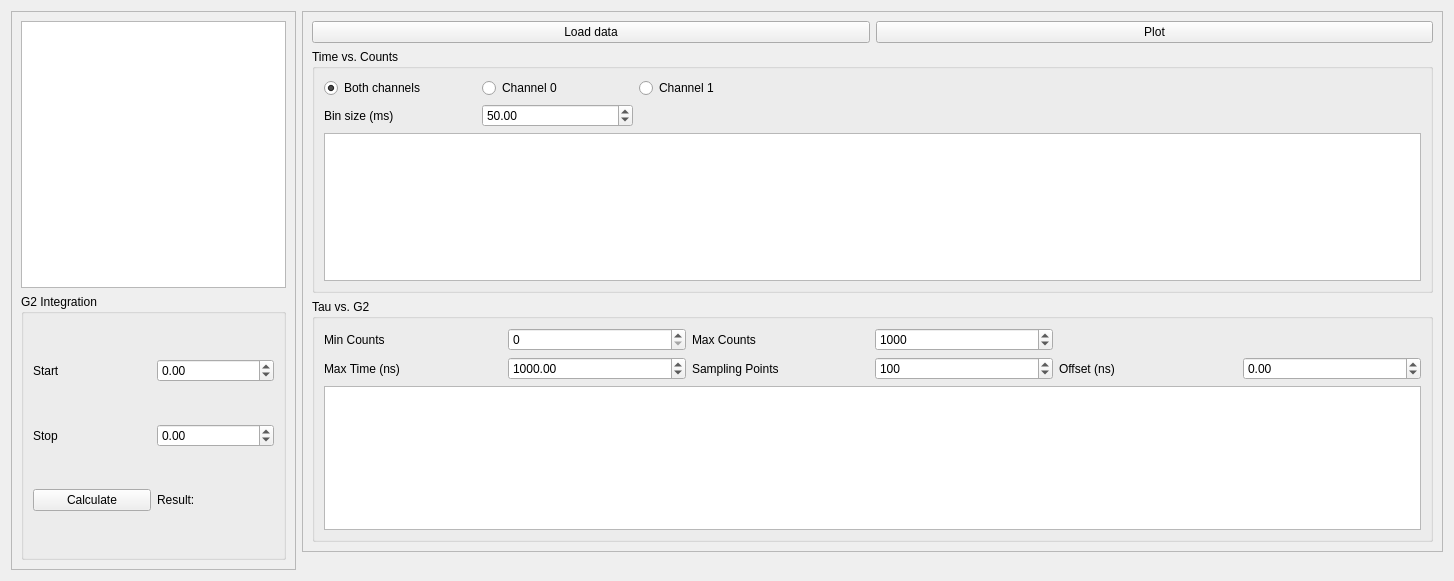
<?xml version="1.0" encoding="UTF-8"?>
<ui version="4.0">
 <class>Form</class>
 <widget class="QWidget" name="Form">
  <property name="geometry">
   <rect>
    <x>0</x>
    <y>0</y>
    <width>1454</width>
    <height>581</height>
   </rect>
  </property>
  <property name="windowTitle">
   <string>G2 Analysis</string>
  </property>
  <layout class="QGridLayout" name="gridLayout">
   <item row="0" column="0" rowspan="4">
    <widget class="QFrame" name="frame">
     <property name="sizePolicy">
      <sizepolicy hsizetype="Preferred" vsizetype="Preferred">
       <horstretch>1</horstretch>
       <verstretch>0</verstretch>
      </sizepolicy>
     </property>
     <property name="frameShape">
      <enum>QFrame::StyledPanel</enum>
     </property>
     <property name="frameShadow">
      <enum>QFrame::Raised</enum>
     </property>
     <layout class="QVBoxLayout" name="verticalLayout">
      <item>
       <widget class="QTextBrowser" name="textBrowser">
        <property name="sizePolicy">
         <sizepolicy hsizetype="Expanding" vsizetype="Expanding">
          <horstretch>0</horstretch>
          <verstretch>2</verstretch>
         </sizepolicy>
        </property>
       </widget>
      </item>
      <item>
       <widget class="QGroupBox" name="integration_groupBox">
        <property name="sizePolicy">
         <sizepolicy hsizetype="Preferred" vsizetype="Preferred">
          <horstretch>0</horstretch>
          <verstretch>2</verstretch>
         </sizepolicy>
        </property>
        <property name="title">
         <string>G2 Integration</string>
        </property>
        <layout class="QGridLayout" name="gridLayout_2">
         <item row="3" column="1">
          <widget class="QLabel" name="integration_result_label">
           <property name="text">
            <string>Result: </string>
           </property>
          </widget>
         </item>
         <item row="3" column="0">
          <widget class="QPushButton" name="calculate_integration_pushButton">
           <property name="text">
            <string>Calculate</string>
           </property>
          </widget>
         </item>
         <item row="1" column="1">
          <widget class="QDoubleSpinBox" name="start_integration_doubleSpinBox">
           <property name="minimum">
            <double>-10000000000000000.000000000000000</double>
           </property>
           <property name="maximum">
            <double>10000000000000000.000000000000000</double>
           </property>
          </widget>
         </item>
         <item row="1" column="0">
          <widget class="QLabel" name="label">
           <property name="text">
            <string>Start</string>
           </property>
          </widget>
         </item>
         <item row="2" column="0">
          <widget class="QLabel" name="label_2">
           <property name="text">
            <string>Stop</string>
           </property>
          </widget>
         </item>
         <item row="2" column="1">
          <widget class="QDoubleSpinBox" name="stop_integration_doubleSpinBox">
           <property name="minimum">
            <double>-10000000000000000.000000000000000</double>
           </property>
           <property name="maximum">
            <double>10000000000000000.000000000000000</double>
           </property>
          </widget>
         </item>
        </layout>
       </widget>
      </item>
     </layout>
    </widget>
   </item>
   <item row="0" column="1">
    <widget class="QFrame" name="frame_2">
     <property name="sizePolicy">
      <sizepolicy hsizetype="Preferred" vsizetype="Preferred">
       <horstretch>4</horstretch>
       <verstretch>0</verstretch>
      </sizepolicy>
     </property>
     <property name="frameShape">
      <enum>QFrame::StyledPanel</enum>
     </property>
     <property name="frameShadow">
      <enum>QFrame::Raised</enum>
     </property>
     <layout class="QGridLayout" name="gridLayout_5">
      <item row="0" column="0">
       <widget class="QPushButton" name="load_data_pushButton">
        <property name="text">
         <string>Load data</string>
        </property>
       </widget>
      </item>
      <item row="0" column="1">
       <widget class="QPushButton" name="plot_pushButton">
        <property name="text">
         <string>Plot</string>
        </property>
       </widget>
      </item>
      <item row="1" column="0" colspan="2">
       <widget class="QGroupBox" name="groupBox">
        <property name="sizePolicy">
         <sizepolicy hsizetype="Expanding" vsizetype="Expanding">
          <horstretch>0</horstretch>
          <verstretch>2</verstretch>
         </sizepolicy>
        </property>
        <property name="title">
         <string>Time vs. Counts</string>
        </property>
        <layout class="QGridLayout" name="gridLayout_3">
         <item row="1" column="0">
          <widget class="QLabel" name="label_3">
           <property name="text">
            <string>Bin size (ms)</string>
           </property>
          </widget>
         </item>
         <item row="1" column="1">
          <widget class="QDoubleSpinBox" name="counts_bin_size_doubleSpinBox">
           <property name="maximum">
            <double>10000000000000000.000000000000000</double>
           </property>
           <property name="value">
            <double>50.000000000000000</double>
           </property>
          </widget>
         </item>
         <item row="3" column="0" colspan="7">
          <widget class="PlotWidget" name="counts_plotWidget">
           <property name="sizePolicy">
            <sizepolicy hsizetype="Expanding" vsizetype="Expanding">
             <horstretch>0</horstretch>
             <verstretch>0</verstretch>
            </sizepolicy>
           </property>
          </widget>
         </item>
         <item row="0" column="0">
          <widget class="QRadioButton" name="both_channels_radioButton">
           <property name="text">
            <string>Both channels</string>
           </property>
           <property name="checked">
            <bool>true</bool>
           </property>
          </widget>
         </item>
         <item row="0" column="2">
          <widget class="QRadioButton" name="channel1_radioButton">
           <property name="text">
            <string>Channel 1</string>
           </property>
          </widget>
         </item>
         <item row="0" column="1">
          <widget class="QRadioButton" name="channel0_radioButton">
           <property name="text">
            <string>Channel 0</string>
           </property>
          </widget>
         </item>
        </layout>
       </widget>
      </item>
      <item row="2" column="0" colspan="2">
       <widget class="QGroupBox" name="groupBox_2">
        <property name="sizePolicy">
         <sizepolicy hsizetype="Expanding" vsizetype="Expanding">
          <horstretch>0</horstretch>
          <verstretch>2</verstretch>
         </sizepolicy>
        </property>
        <property name="title">
         <string>Tau vs. G2</string>
        </property>
        <layout class="QGridLayout" name="gridLayout_4">
         <item row="1" column="0">
          <widget class="QLabel" name="label_4">
           <property name="text">
            <string>Max Time (ns) </string>
           </property>
          </widget>
         </item>
         <item row="1" column="5">
          <widget class="QDoubleSpinBox" name="offset_doubleSpinBox">
           <property name="minimum">
            <double>-10000000000000000.000000000000000</double>
           </property>
           <property name="maximum">
            <double>10000000000000000.000000000000000</double>
           </property>
          </widget>
         </item>
         <item row="1" column="1">
          <widget class="QDoubleSpinBox" name="max_time_doubleSpinBox">
           <property name="maximum">
            <double>10000000000000000.000000000000000</double>
           </property>
           <property name="value">
            <double>1000.000000000000000</double>
           </property>
          </widget>
         </item>
         <item row="1" column="2">
          <widget class="QLabel" name="label_5">
           <property name="text">
            <string>Sampling Points</string>
           </property>
          </widget>
         </item>
         <item row="1" column="4">
          <widget class="QLabel" name="label_6">
           <property name="text">
            <string>Offset (ns)</string>
           </property>
          </widget>
         </item>
         <item row="0" column="3">
          <widget class="QSpinBox" name="max_counts_spinBox">
           <property name="maximum">
            <number>999999999</number>
           </property>
           <property name="value">
            <number>1000</number>
           </property>
          </widget>
         </item>
         <item row="1" column="3">
          <widget class="QSpinBox" name="sampling_points_spinBox">
           <property name="maximum">
            <number>999999999</number>
           </property>
           <property name="value">
            <number>100</number>
           </property>
           <property name="displayIntegerBase">
            <number>10</number>
           </property>
          </widget>
         </item>
         <item row="0" column="2">
          <widget class="QLabel" name="label_8">
           <property name="text">
            <string>Max Counts</string>
           </property>
          </widget>
         </item>
         <item row="2" column="0" colspan="6">
          <widget class="PlotWidget" name="g2_plotWidget">
           <property name="sizePolicy">
            <sizepolicy hsizetype="Expanding" vsizetype="Expanding">
             <horstretch>0</horstretch>
             <verstretch>0</verstretch>
            </sizepolicy>
           </property>
           <property name="focusPolicy">
            <enum>Qt::StrongFocus</enum>
           </property>
          </widget>
         </item>
         <item row="0" column="0">
          <widget class="QLabel" name="label_7">
           <property name="text">
            <string>Min Counts</string>
           </property>
          </widget>
         </item>
         <item row="0" column="1">
          <widget class="QSpinBox" name="min_counts_spinBox">
           <property name="maximum">
            <number>999999999</number>
           </property>
          </widget>
         </item>
        </layout>
       </widget>
      </item>
     </layout>
    </widget>
   </item>
  </layout>
 </widget>
 <customwidgets>
  <customwidget>
   <class>PlotWidget</class>
   <extends>QGraphicsView</extends>
   <header location="global">pyqtgraph</header>
  </customwidget>
 </customwidgets>
 <resources/>
 <connections/>
</ui>
